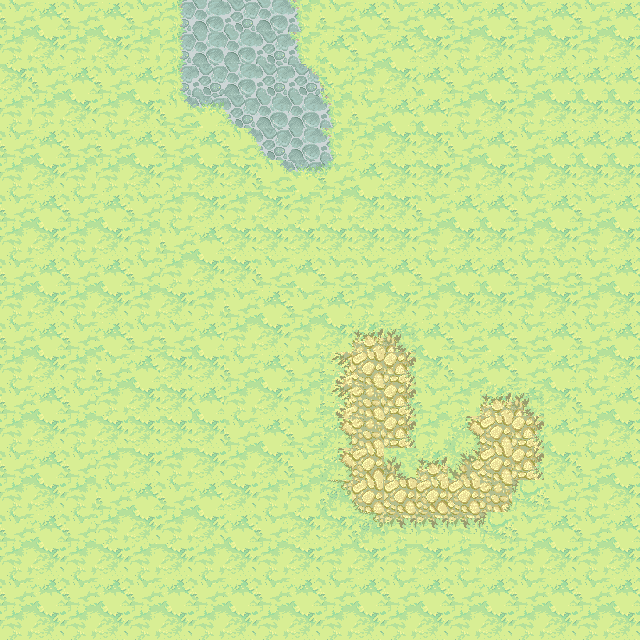

A 2D game scene composited from a Tiled map and its tileset images. What follows is a short description and the map's XML, with each tile layer's data collapsed to a summary:
An orthogonal 20x20 tile map with 32x32 px tiles, 1 tile layer (background), 1 hidden layer not drawn, 6 tilesets.

<map version="1.0" orientation="orthogonal" renderorder="right-down" width="20" height="20" tilewidth="32" tileheight="32" nextobjectid="16">
 <tileset firstgid="1" name="ObjectLayer" tilewidth="32" tileheight="32" tilecount="84" columns="14">
  <image source="ObjectLayer.png" width="477" height="219" />
 </tileset>
 <tileset firstgid="85" name="ground_tiles" tilewidth="32" tileheight="32" tilecount="441" columns="21">
  <image source="ground_tiles.png" width="672" height="701" />
  <terraintypes>
   <terrain name="pradera" tile="43" />
   <terrain name="tierra" tile="106" />
   <terrain name="agua" tile="191" />
   <terrain name="piedra" tile="67" />
   <terrain name="mancha tierra" tile="34" />
   <terrain name="mancha gris" tile="99" />
   <terrain name="piedra marron" tile="274" />
  </terraintypes>
  <tile id="12" terrain="1,1,1,4" />
  <tile id="13" terrain="1,1,4,4" />
  <tile id="14" terrain="1,1,4,1" />
  <tile id="15" terrain="4,4,4,1" />
  <tile id="16" terrain="4,4,1,4" />
  <tile id="33" terrain="1,4,1,4" />
  <tile id="34" terrain="4,4,4,4" />
  <tile id="35" terrain="4,1,4,1" />
  <tile id="36" terrain="4,1,4,4" />
  <tile id="37" terrain="1,4,4,4" />
  <tile id="43" terrain="0,0,0,0" />
  <tile id="44" terrain="0,0,0,0" />
  <tile id="54" terrain="1,4,1,1" />
  <tile id="55" terrain="4,4,1,1" />
  <tile id="56" terrain="4,1,1,1" />
  <tile id="64" terrain="0,0,0,0" />
  <tile id="65" terrain="0,0,0,0" />
  <tile id="67" terrain="3,3,3,3" />
  <tile id="72" terrain="0,0,0,1" />
  <tile id="73" terrain="0,0,1,0" />
  <tile id="90" terrain="0,0,0,1" />
  <tile id="91" terrain="0,0,1,1" />
  <tile id="92" terrain="0,0,1,0" />
  <tile id="93" terrain="0,1,0,0" />
  <tile id="94" terrain="1,0,0,0" />
  <tile id="96" terrain="1,1,1,5" />
  <tile id="97" terrain="1,1,5,5" />
  <tile id="98" terrain="1,1,5,1" />
  <tile id="106" terrain="1,1,1,1" />
  <tile id="107" terrain="1,1,1,1" />
  <tile id="108" terrain="1,1,1,1" />
  <tile id="111" terrain="0,1,0,1" />
  <tile id="113" terrain="1,0,1,0" />
  <tile id="114" terrain="1,1,1,0" />
  <tile id="115" terrain="1,1,0,1" />
  <tile id="117" terrain="1,5,1,5" />
  <tile id="119" terrain="5,1,5,1" />
  <tile id="120" terrain="1,5,5,1" />
  <tile id="121" terrain="5,1,1,5" />
  <tile id="127" terrain="1,1,1,1" />
  <tile id="128" terrain="1,1,1,1" />
  <tile id="129" terrain="1,1,1,1" />
  <tile id="132" terrain="0,1,0,0" />
  <tile id="133" terrain="1,1,0,0" />
  <tile id="134" terrain="1,0,0,0" />
  <tile id="135" terrain="1,0,1,1" />
  <tile id="136" terrain="0,1,1,1" />
  <tile id="137" terrain=",,2," />
  <tile id="138" terrain="1,5,1,1" />
  <tile id="139" terrain="5,5,1,1" />
  <tile id="140" terrain="5,1,1,1" />
  <tile id="141" terrain="5,1,1,5" />
  <tile id="142" terrain="1,5,5,1" />
  <tile id="148" terrain="1,1,1,1" />
  <tile id="149" terrain="1,1,1,1" />
  <tile id="150" terrain="1,1,1,1" />
  <tile id="158" terrain="2,,," />
  <tile id="174" terrain="0,0,0,2" />
  <tile id="175" terrain="0,0,2,2" />
  <tile id="176" terrain="0,0,2,0" />
  <tile id="177" terrain="0,0,0,0" />
  <tile id="190" terrain="2,2,2,2" />
  <tile id="191" terrain="2,2,2,2" />
  <tile id="192" terrain=",,,3" />
  <tile id="193" terrain=",,3,3" />
  <tile id="194" terrain=",,3," />
  <tile id="195" terrain="0,2,0,2" />
  <tile id="196" terrain="2,2,2,2" />
  <tile id="197" terrain="2,0,2,0" />
  <tile id="198" terrain="0,2,2,2" />
  <tile id="199" terrain="2,0,2,2" />
  <tile id="211" terrain="2,2,2,2" />
  <tile id="212" terrain="2,2,2,2" />
  <tile id="213" terrain=",3,,3" />
  <tile id="214" terrain="2,2,2,2" />
  <tile id="215" terrain="3,,3," />
  <tile id="216" terrain="0,2,0,0" />
  <tile id="217" terrain="2,2,0,0" />
  <tile id="218" terrain="2,0,0,0" />
  <tile id="219" terrain="2,2,0,2" />
  <tile id="220" terrain="2,2,2,0" />
  <tile id="234" terrain=",3,," />
  <tile id="235" terrain="3,3,," />
  <tile id="236" terrain="3,,," />
  <tile id="258" terrain="0,0,0,0" />
  <tile id="259" terrain="0,0,6,6" />
  <tile id="260" terrain="0,0,6,0" />
  <tile id="262" terrain="6,0,6,0" />
  <tile id="274" terrain="6,6,6,6" />
  <tile id="275" terrain="6,6,6,6" />
  <tile id="277" terrain="6,6,6,0" />
  <tile id="278" terrain="0,6,0,6" />
  <tile id="279" terrain="0,6,0,6" />
  <tile id="280" terrain="6,6,6,6" />
  <tile id="281" terrain="6,6,6,0" />
  <tile id="282" terrain="6,6,6,0" />
  <tile id="283" terrain="6,6,0,6" />
  <tile id="295" terrain="6,6,6,6" />
  <tile id="296" terrain="6,6,6,6" />
  <tile id="298" terrain="6,0,6,6" />
  <tile id="299" terrain="0,6,6,6" />
  <tile id="300" terrain="0,6,0,0" />
  <tile id="301" terrain="6,6,0,0" />
  <tile id="302" terrain="6,0,0,0" />
  <tile id="303" terrain="6,0,6,6" />
  <tile id="304" terrain="0,6,6,6" />
 </tileset>
 <tileset firstgid="526" name="Extra_Unfinished4" tilewidth="32" tileheight="32" tilecount="88" columns="11">
  <image source="Extra_Unfinished4.png" width="360" height="266" />
 </tileset>
 <tileset firstgid="614" name="Cliff_tileset" tilewidth="32" tileheight="32" tilecount="240" columns="15">
  <image source="Cliff_tileset.png" width="503" height="518" />
 </tileset>
 <tileset firstgid="854" name="graphics-tiles-waterflow" tilewidth="32" tileheight="32" tilecount="81" columns="9">
  <image source="graphics-tiles-waterflow.png" width="319" height="293" />
 </tileset>
 <tileset firstgid="935" name="meta_tiles" tilewidth="32" tileheight="32" spacing="1" margin="1" tilecount="2" columns="2">
  <image source="meta_tiles.png" width="67" height="34" />
  <tile id="0">
   <properties>
    <property name="colisionable" value="true" />
    <property name="objeto" value="piedra" />
   </properties>
  </tile>
  <tile id="1">
   <properties>
    <property name="colisionable" value="true" />
    <property name="objeto" value="agua" />
   </properties>
  </tile>
 </tileset>
 <layer name="background" width="20" height="20">
  <data>[400 cells, 400 non-empty, 35 distinct tile ids]</data>
 </layer>
 <layer name="meta tiles" width="20" height="20" visible="0">
  <data>[400 cells, 49 non-empty, 2 distinct tile ids]</data>
 </layer>
</map>
